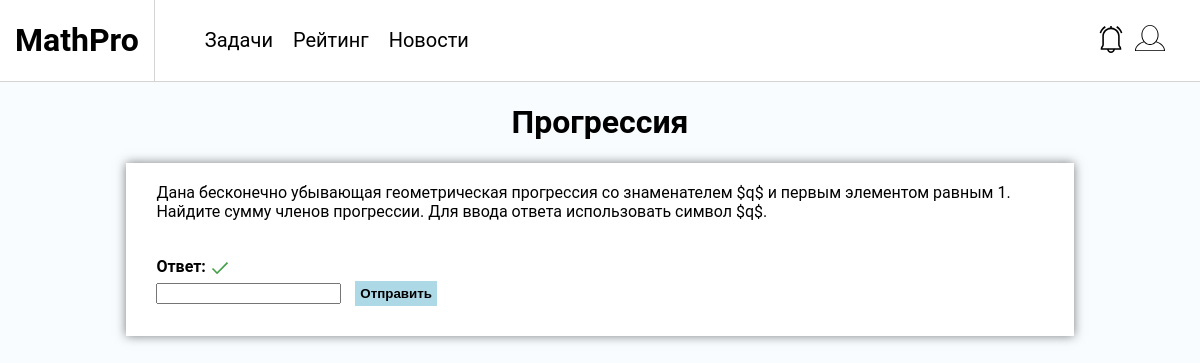
Screenshot of /problems/3 (signed in) with the database file from the repository.
### problems/models.py (models this page shows, shortened)
class Problem(models.Model):
    title = models.CharField(max_length=128, default="")
    text = models.TextField()
    categories = models.ManyToManyField(Category, related_name="problems")
    complexity = models.IntegerField(default=1)
    answer = models.CharField(max_length=128, default="0")
    symbols = models.CharField(max_length=128, default="", blank=True)

### problems/views.py (the view, shortened to what this page needs)
# urls.py: path('problems/<int:id>', problem_page_view, name="problem-details"),
def problem_page_view(request, id):
    problem = Problem.objects.get(pk=id)
    user = get_user(request)
    answer_status = -1
    text = ''
    if user.is_authenticated and problem in user.profile.solved_problems.all():
        answer_status = True
    return render(request, "problems/problem-page.html",
                  context={'problem': problem, 'answer_status': answer_status, 'prev_text': text})

### problems/templates/problems/problem-page.html (shortened to what this page needs)
{% extends "base.html" %}
{% load static %}
{% block styles %}
    <link rel="stylesheet" href="{% static "problems/css/problem-page.css" %}">
{% endblock %}
{% block problems %}
    <h1 class="problem-title">{{ problem.title }}</h1>
    <div class="problem-info">
        <p class="problem-text">{{ problem.text }}</p>
        <form class="problem-answer" method="post" action="">
            <p class="answer-label">Ответ: {% if answer_status == 1 %}
                <img src="{% static "problems/img/true.svg" %}" alt="Верно" height="20"
                     width="20">{% elif answer_status == 0 %}
                <img src="{% static "problems/img/wrong.svg" %}" alt="Неверно" height="20" width="20">{% endif %}</p>
            <label for="answer"></label><input type="text" id="answer" name="formula" value="{{ prev_text }}">
            <button type="submit" class="submit-button">Отправить</button>
        </form>
    </div>
{% endblock %}

### problems/static/problems/css/base.css (style rules this page uses)
body { font-family: 'Roboto', sans-serif; background-color: #f8fcff; }

### problems/static/problems/css/problem-page.css (style rules this page uses)
.problem-title { display: flex; justify-content: center; }
.problem-info { background-color: white; margin-right: 10%; margin-left: 10%; box-shadow: 0 0 10px rgba(0,0,0,0.5); }
.problem-text { padding: 20px 30px 20px 30px; }
.problem-answer { padding-left: 30px; padding-bottom: 20px; }
.submit-button { padding: 5px; margin: 5px 10px 10px 10px; font-weight: bold; border: none; background-color: lightblue; cursor: pointer; }
.answer-label { font-weight: bold; margin-bottom: 0; }
img[alt="Верно"], img[alt="Неверно"] { margin-bottom: -5px; }

### rows the page displays
Problem: title "Прогрессия", text "Дана бесконечно убывающая геометрическая прогрессия со знаменателем $q$ и первым элементом равным 1. Найдите сумму членов прогрессии. Для ввода ответа использовать символ $q$."
